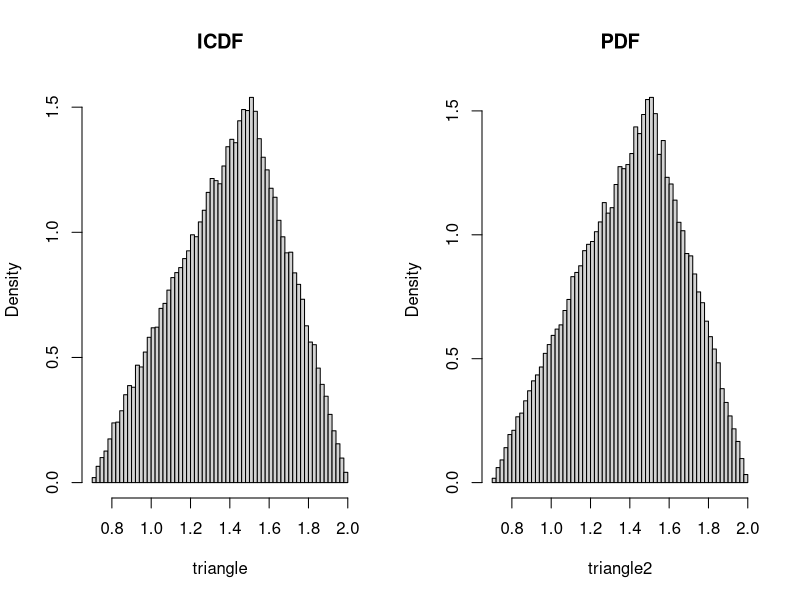
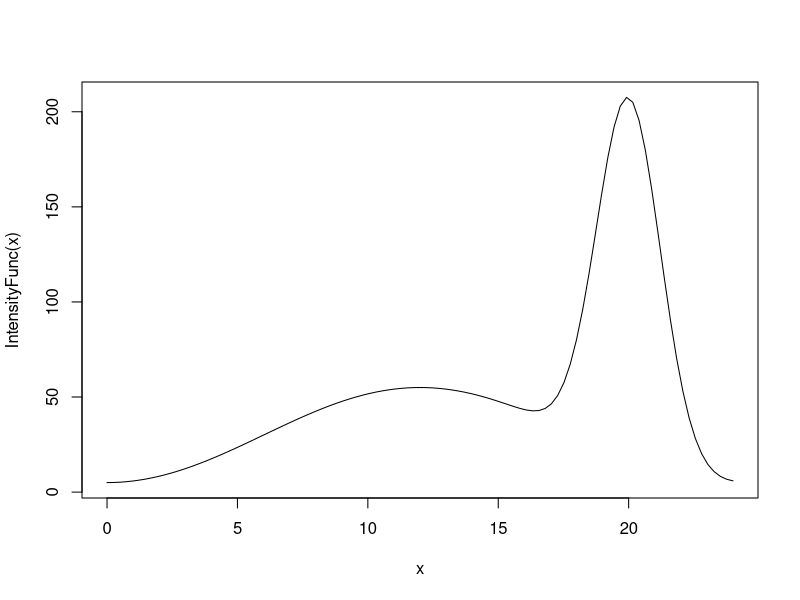
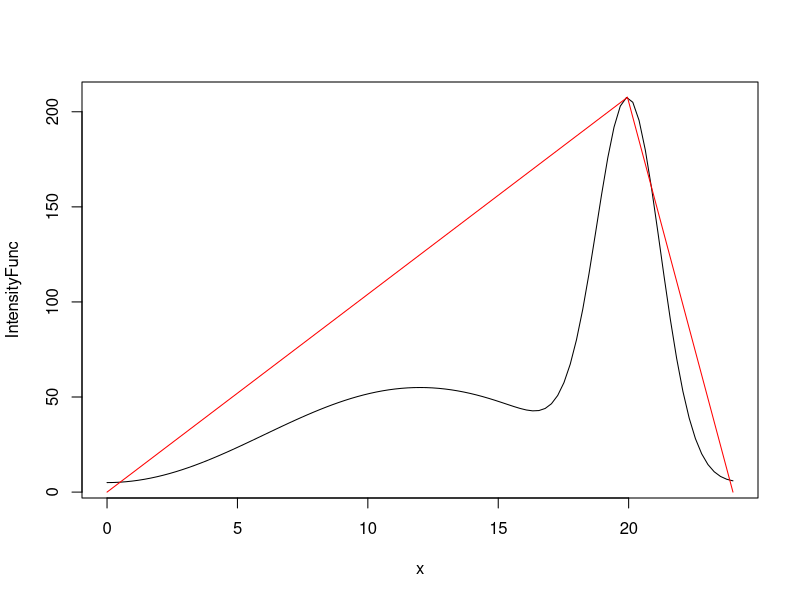
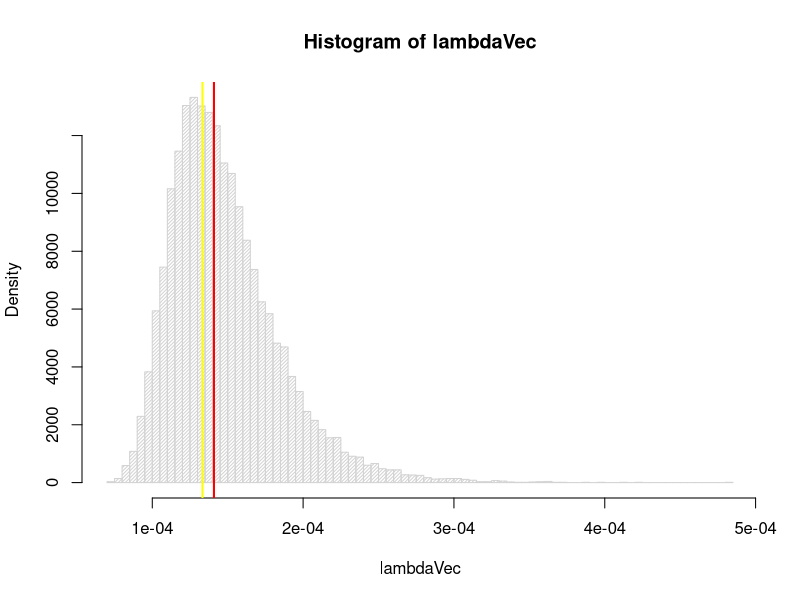
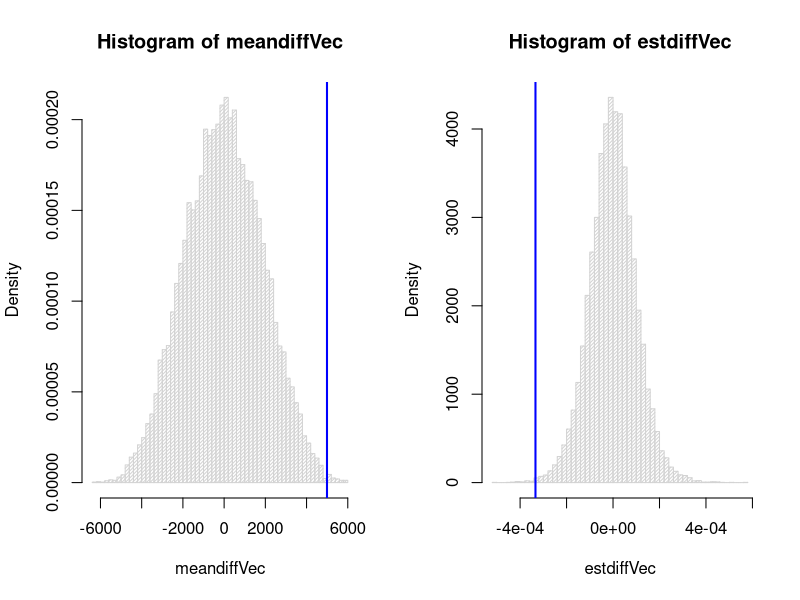
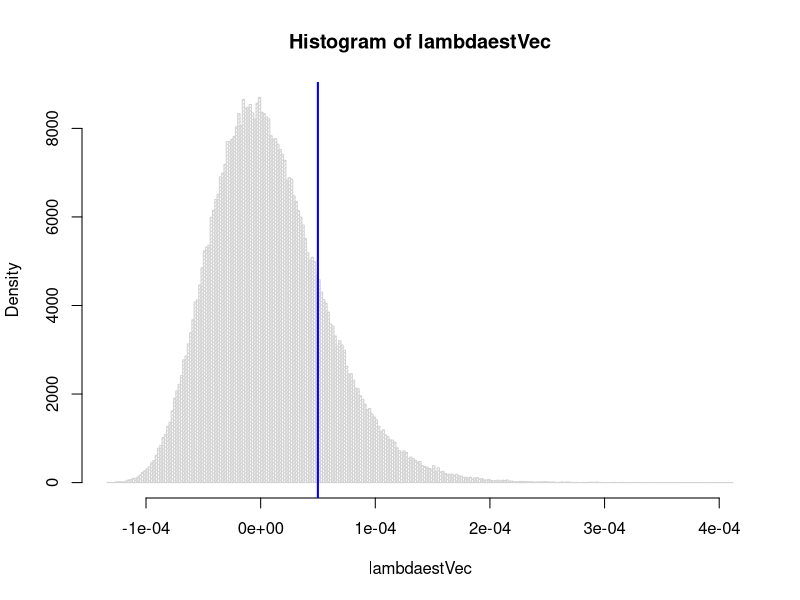
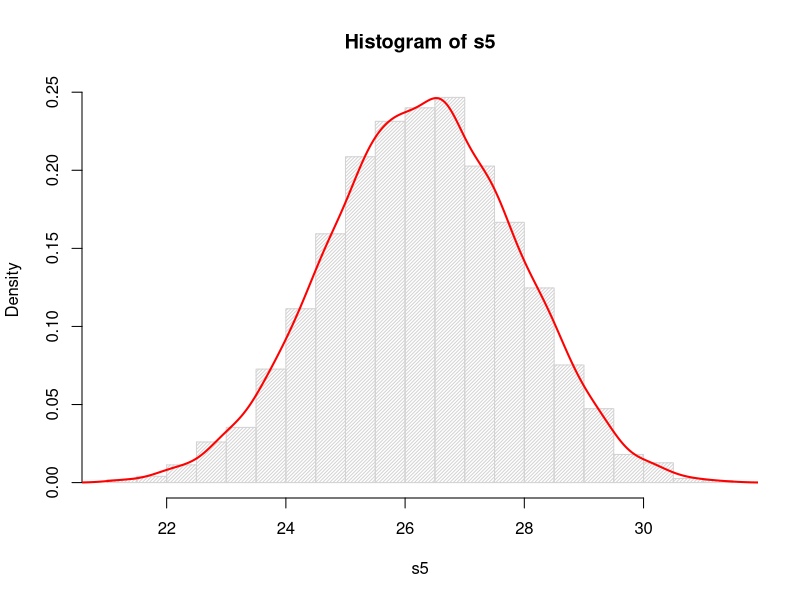
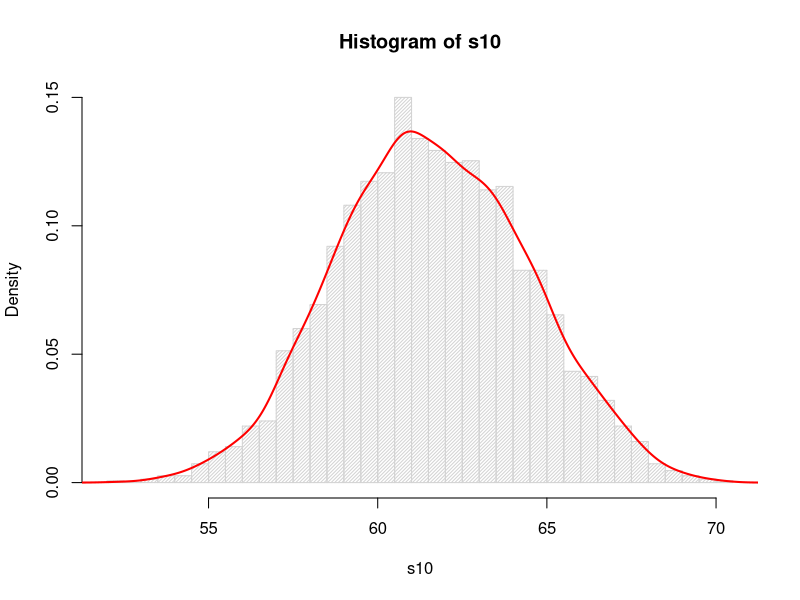

Generate these figures, in order, with R:
rm(list=ls()) # clear all variables
par(mfrow=c(1,1)) # display figures on a 3x2 grid. you can adjust this as appropriate later
cat("\014") # clear console window


###################################################################
##################### Problem 1b ###################################
###################################################################
cat("Problem 1b \n")


Trinagular = function(Nsim,a,b,c){
  Result = numeric(Nsim)
  X = runif(Nsim,0,1)
  for (i in 1:Nsim){
    if (X[i] <= ((c-a)/(b-a))){
      Result[i] = a + sqrt((b-a)*(c-a)*X[i])
    }
    else{
      Result[i] = b - sqrt((b-a)*(b-c)*(1-X[i]))
    }
  }
  return(Result)
}

Nsim = 100000
a = 0.7
b = 2
c = 1.5

triangle = Trinagular(Nsim,a,b,c)
par(mfrow=c(1,2))
hist(triangle, prob = TRUE, breaks=80, main="ICDF")



rtriang <- function(Nsim, a, b, c){ 
  if(!(a<=c & c<=b))
    stop("Error, check a, b and c.") 
  k <- 0 # counter for accepted
  x <- numeric(Nsim) # vector for accepted
  while(k<Nsim){
    u <- runif(1)
    y <- runif(1,min=a,max=b) # proposal distribution
    if(y<c){  #different pdf before and after c
      if(u<((y-a)/(c-a))){ # Then we accept
        k <- k+1
        x[k] <- y
      }
    }
    else{ 
      if(u<((b-y)/(b-c))){ # Then we accept
        k <- k+1
        x[k] <- y
      }
    }
  }
  return(x)
}

triangle2 = rtriang(Nsim,a,b,c)
hist(triangle2, prob = TRUE, breaks=80, main="PDF")
par(mfrow=c(1,1))




cat("\n")

###################################################################
##################### Problem 2b ###################################
###################################################################
cat("Problem 2b \n")

library(mvtnorm)

# Specify expectation and covariance matrix
mu <- c(75,46,18)  # Expectation
Nsim <- 100000

#i)
sigma1 <- matrix(c(625,-187.5,0,-187.5,100,0,0,0,25),nrow=3) # Covariance matrix 
sigma1 
Xdata1 <- rmvnorm(Nsim, mean = mu, sigma = sigma1) 
# P(X1>80, X2>50 and X3>20)
P1 = mean(Xdata1[,1]>80 & Xdata1[,2]>50 & Xdata1[,3]>20)

#ii)
sigma2 <- matrix(c(625,187.5,0,187.5,100,0,0,0,25),nrow=3) # Covariance matrix
sigma2  
Xdata2 <- rmvnorm(Nsim, mean = mu, sigma = sigma2) 
# P(X1>80, X2>50 and X3>20)
P2 = mean(Xdata2[,1]>80 & Xdata2[,2]>50 & Xdata2[,3]>20)

#iii)
sigma3 <- matrix(c(625,-187.5,50,-187.5,100,-25,50,-25,25),nrow=3) # Covariance matrix
sigma3  
Xdata3 <- rmvnorm(Nsim, mean = mu, sigma = sigma3) 
# P(X1>80, X2>50 and X3>20)
P3 = mean(Xdata3[,1]>80 & Xdata3[,2]>50 & Xdata3[,3]>20)
rbind(P1,P2,P3)

##############################################################


# Probability of X1+X2+X3>150 for scenarion i
P21 = mean(Xdata1[,1]+Xdata1[,2]+Xdata1[,3]>150)

# Probability of X1+X2+X3>150 for scenarion ii
P22 = mean(Xdata2[,1]+Xdata2[,2]+Xdata2[,3]>150)

# Probability of X1+X2+X3>150 for scenarion iii
P23 = mean(Xdata3[,1]+Xdata3[,2]+Xdata3[,3]>150)

rbind(P21,P22,P23)


cat("The probability that all 3 values(X1,X2,X3) in total will be bigger than 150 is higher than ","\n")
cat("if we take the values seperately. This means that there is a higher chance to get a Top tier ","\n")
cat("if we dont require 1 value to be very high and let the other be very low, but if we concider ","\n")
cat("the sum of the values as a requirement for a Top tier. ","\n")

cat("\n")

###################################################################
##################### Problem 3b ###################################
###################################################################
cat("Problem 3b \n")


# The intensity function 
IntensityFunc <- function(t)
  5+50*sin(pi*t/24)^2+190*exp(-(t-20)^2/3) 

# Plot the intensity function
curve(IntensityFunc,0,24)

# Approximate the integral 0 to 24 of IntensityFunc
# First estimate:
x = runif(10000,0,24)
intMC1 = 24*mean(IntensityFunc(x))
intMC1                   

# Estimate of sd
sdg = sd(IntensityFunc(x))

#Required number of simulations
nsim = 1.96^2*24^2*sdg^2/10^2
cat("Required number of simulations: ",nsim,"\n")

# Final estimate
Final = 24*mean(IntensityFunc(runif(ceiling(nsim),0,24)))
cat("Final estimate: ",Final,"\n")


cat("\n")
###################################################################
##################### Problem 3d ###################################
###################################################################
cat("Problem 3d \n")

# The intensity function 
IntensityFunc <- function(t)
  5+50*sin(pi*t/24)^2+190*exp(-(t-20)^2/3)

a = 0
b = 24
Nsim = 100000
maxXD = optimize(IntensityFunc, interval = c(a, b), maximum = TRUE) #Maximum values
c = maxXD[1]$maximum # Time of max density 
MaxDen = maxXD[2]$objective #Maximum density

plot(IntensityFunc, a, b)
f = function (x)(2*x)/(b*c) #Function for the first half of the triangle distribution
maxValues = optimize(f, interval = c(a, c), maximum = TRUE)
#plot the curves of the triangle distribution to verufy the correctness
scale = MaxDen/maxValues[2]$objective
curve(scale*((2*x)/(b*c)), col = "red", add = TRUE, xlim=c(a, c))
curve(scale*((2*(b-x))/(b*(b-c))), col = "red", add = TRUE, xlim=c(c,b))

## Importance Sampling implementation

dtriang <- function(x, a, b, c){ #function for triangle density
  if(!(a<=c & c<=b))
    stop("Error, check a, b and c.")
  fx <- numeric(length(x))
  fx[x<c] <- 2*(x[x<c]-a)/((b-a)*(c-a))
  fx[x>=c] <- 2*(b-x[x>=c])/((b-a)*(b-c))
  fx
}

Xtriang <- Trinagular(Nsim, a, b, c) #simulate vector of values from triangle distribution
ISexp <- mean(IntensityFunc(Xtriang)/dtriang(Xtriang, a, b, c))

Nsim <- 200
Result <- numeric(Nsim)
for(i in 1:Nsim){ 
  x <- Trinagular(5000, a=a, b=b, c=c)
  Result[i] <- mean(IntensityFunc(x)/dtriang(x, a, b, c)) # importance
}
# standard deviation with Imortance sampling
sdIS <- sd(Result)
cat("Standard deviation with Imortance sampling:",sdIS,"\n")

#calculating SD with ordinary Monte Carlo integration.
X <- runif(Nsim, a, b)
MCexp <- (b-a)*mean(IntensityFunc(X))
# standard deviation of CMC
sdCMC <- sd(IntensityFunc(X))
cat("Standard deviation with ordinary Monte Carlo integration:",sdCMC,"\n")

# Compare SD of ordinary MC with SD of Importance sampling
Matrix <- matrix(c("type","Ordinary MC","Importance","EXP",MCexp,ISexp,"SD",sdCMC,sdIS),nrow=3,byrow = TRUE)
Matrix


cat("We can see that the SD with Importance Sampling is much lower than with","\n")
cat("Ordinary MC aproach. That means that","\n")
cat("the data wtih IS is closely clustered around the mean,","\n")
cat("which means that the estimation with Is is more precise.","\n")

cat("\n")

###################################################################
##################### Problem 4b ###################################
###################################################################
cat("Problem 4b \n")

# Data from condition 1
ntimesC1=c(12585,726,939,8101,7107,573,21246,306,6360,3684,
           4350,26970,918,18630,4659,300,13464,1494,7743,2070,13008,921)
lambdafunc <- function(dataset){
  length(dataset)/sum(dataset) # 1/mean(dataset)
}

lambdafunc(ntimesC1)


# Bootstrap estimate for standard deviation and bias
B = 20000
lambdaVec = numeric(B)
for(i in 1:B){
  lambdaVec[i] = lambdafunc(sample(ntimesC1, size=length(ntimesC1), replace=TRUE))
}
hist( lambdaVec, prob=TRUE, nclass=sqrt(B)/2, density = 40)  
abline( v=lambdafunc(ntimesC1), col="red", lwd=2 )



# Bias of the estimate
bias = round(mean(lambdaVec) - lambdafunc(ntimesC1), 7)

# Bias adjusted estimate
estimate = round(lambdafunc(ntimesC1), 7)
bAdjEst = estimate - bias 
abline(v=bAdjEst, col="yellow", lwd=2)

# Standard deviation of the estimate
sd = round(sd(lambdaVec), 7)

# Basic
lowerB = round(2*lambdafunc(ntimesC1)-quantile(lambdaVec,0.975), 7)
upperB = round(2*lambdafunc(ntimesC1)-quantile(lambdaVec,0.025), 7)
# Percentile
P1 = round(quantile(lambdaVec,0.05), 7)
P2 = round(quantile(lambdaVec,0.95), 7)
estimator = c("LambdaEst")
rbind(estimator, estimate, bias, bAdjEst, sd, P1, P2)


# Using the boot function
library(boot)
thetaest1func <- function(data,i)   
  lambdafunc(data[i])
boot.obj <- boot(data=ntimesC1,statistic = thetaest1func,R=20000)
boot.ci(boot.obj,type=c("bca"))


cat("\n")


###################################################################
##################### Problem 4d ###################################
###################################################################
cat("Problem 4d \n")

lambdafunc <- function(dataset){
  length(dataset)/sum(dataset) # 1/mean(dataset)
}
# Data from condition 2
ntimesC1=c(12585,726,939,8101,7107,573,21246,306,6360,3684,
           4350,26970,918,18630,4659,300,13464,1494,7743,2070,13008,921)
# Data from condition 2
ntimesC2=c(2220,13329,231,2181,3366,387,565,846,3612,2907,
           1026,1617,5304,2070,144,882,1212,78,1590,270,48,2457)

lambdafunc(ntimesC2)


Len1 = length(ntimesC1)
Len2 = length(ntimesC2)

totalLen = (Len1+Len2)
CombinedData = c(ntimesC1, ntimesC2)
P = 20000

meandifference = mean(ntimesC1) - mean(ntimesC2)  # mean difference original data
meandiffVec = numeric(P)
estdifference = lambdafunc(ntimesC1) - lambdafunc(ntimesC2)  # difference between estimator original data
estdiffVec = numeric(P)

for(i in 1:P){
  X1 = sample(c(CombinedData), size=totalLen, replace=FALSE)  
  X2 = sample(c(CombinedData), size=totalLen, replace=FALSE) 
  meandiffVec[i] = mean(X1[1:Len1]) - mean(X1[(Len1+1):totalLen]) # Compute mean diff for permuted sample
  estdiffVec[i] = lambdafunc(X2[1:Len1]) - lambdafunc(X2[(Len1+1):totalLen]) # Compute estimator diff for permuted sample
}

par(mfrow=c(1,2))
hist( meandiffVec, prob=TRUE, nclass=sqrt(P)/2, density = 40 )  
abline( v=meandifference, col="blue", lwd=2 )
hist( estdiffVec, prob=TRUE, nclass=sqrt(P)/2, density = 40)  
abline( v=estdifference, col="blue", lwd=2 )


Res1 = mean(abs(meandiffVec)>abs(meandifference)) 
Res2 = mean(abs(estdiffVec)>abs(estdifference)) 
type = c("Mean", "Estimator")
probs = round(c(Res1, Res2), 6)

rbind(type, probs)


cat("Conclusion of the test: ","\n")
cat("So having that the p-value is smaller in each test than a=0.05 ","\n")
cat("we can reject H0 and state that mean of X is not equal to mean of Y and est of X ","\n")
cat("is not equal to est of Y. ","\n")
par(mfrow=c(1,1))
###################################################################
##################### Problem 4f ###################################
###################################################################
cat("Problem 4f \n")


# Data from condition 3 
ntimesC3=c(18722,54,141,471,867,552,1110,6066,108,1146,13734,3855,
           6183,54,153,111,327,195,270,888,13563,7035,12562,5391,
           660,474,1275,126,93,252,330,48,9798,132,93,4245,1599,39,1527,60)

lambdafunc <- function(dataset){
  length(dataset)/sum(dataset) 
}

lambdafunc(ntimesC3)

B = 200000
lambda = 0.0003
lambdaestVec = numeric(B)
diffLambda = lambdafunc(ntimesC3) - lambda
for(i in 1:B){
  newExp = rexp(n = length(ntimesC3), rate = lambda)
  lambdaestVec[i] = lambdafunc(newExp) - lambda
}
hist( lambdaestVec, prob=TRUE, nclass=sqrt(B)/2, density = 40)  
abline( v=diffLambda, col="blue", lwd=2 ) 

Pvalue = mean(lambdaestVec>diffLambda) # The p-value for one-sided test obtained by permutation
Pvalue
cat("p-value: ",Pvalue,"\n")

cat("Conclusion of the test: ","\n")
cat("The p-value appears to be much larger than a=0.05 so we can ","\n")
cat("not reject the H0 hypothesis. It also appears that the dataset","\n")
cat("is not large enough. ","\n")


cat("\n")


###################################################################
##################### Problem 5b ###################################
###################################################################
cat("Problem 5b \n")

#Function to calculate the total production G(s) at any time s for any  
# valid value of t0, ts, tp, beta, gamma.
TotalProduction <- function(s, t0, ts, tp, beta, gamma) {
  if (s >= 0 && s <= t0  )
    return(0)
  if (s > t0 && s <= t0 + ts)
    return((beta/(2*ts)) * ((s - t0)^2))
  if (s > t0 + ts && s <= t0 + ts + tp)
    return((beta/2)*ts + beta*(s - (ts + t0)))
  if (s > t0 + ts + tp)
    return((beta/2)*ts + beta*tp + (beta/gamma)*(1 - exp(-gamma*(s-(t0+ts+tp)))))
}
scenario1 = TotalProduction(5, 1, 1.5, 6, 8, 0.15)
scenario2 = TotalProduction(10, 1, 1.5, 6, 8, 0.15)
scenario3 = TotalProduction(15, 1, 1.5, 6, 8, 0.15)
scenario4 = TotalProduction(5, 0.75, 1, 4, 8.5, 0.25)
scenario5 = TotalProduction(10, 0.75, 1, 4, 8.5, 0.25)
scenario6 = TotalProduction(15, 0.75, 1, 4, 8.5, 0.25)

rbind(scenario1,scenario2,scenario3,scenario4,scenario5,scenario6)

cat("Total production up to time s for the given scenarious:","\n")
cat("scenario 1: ",scenario1,"\n")
cat("scenario 2: ",scenario2,"\n")
cat("scenario 3: ",scenario3,"\n")
cat("scenario 4: ",scenario4,"\n")
cat("scenario 5: ",scenario5,"\n")
cat("scenario 6: ",scenario6,"\n")


cat("\n")


###################################################################
##################### Problem 5d ###################################
###################################################################
cat("Problem 5d \n")

Nsim = 3000



simulateTotalProduction <- function(s, Nsim) {
  Vec = numeric(Nsim)
  t0 = Trinagular(Nsim = Nsim, a = 0.85, b = 1.5, c = 1.1)
  ts = Trinagular(Nsim = Nsim, a = 0.7, b = 1.7, c = 1)
  tp = Trinagular(Nsim = Nsim, a = 4, b = 7, c = 5)
  beta = Trinagular(Nsim= Nsim, a = 7.5, b = 8.5, c = 8)
  gamma = Trinagular(Nsim= Nsim, a = 0.15, b = 0.3, c = 0.25)
  for (x in 1:Nsim) {
    Vec[x] = TotalProduction(s, t0[x], ts[x], tp[x], beta[x], gamma[x])
  }
  return(Vec)
}

cat("Distribution of the 5,10,15 years total production,","\n")
cat("with relevant plots and summary statistics:","\n")

s5 = simulateTotalProduction(5,Nsim)
hist(s5, prob=TRUE, nclass=sqrt(Nsim)/2, density=40 )  
lines(density(s5), col='red', lwd=2 )
summary(s5)

s10 = simulateTotalProduction(10,Nsim)
hist(s10, prob=TRUE, nclass=sqrt(Nsim)/2, density=40 )  
lines(density(s10), col='red', lwd=2 )
summary(s10)

s15 = simulateTotalProduction(15,Nsim)
hist(s15, prob=TRUE, nclass=sqrt(Nsim)/2, density=40 )  
lines(density(s15), col='red', lwd=2 )
summary(s15)

cat("\n")



#Minimum required number of simulations
err = 0.02
MinNumOfSim = round(1/(err^2), 0) + 100
cat("Minimum required number of simulations:",MinNumOfSim,"\n")
cat("\n")

# probability that the 15 years total production exceeds 80 with the required precision.
sim15Years = simulateTotalProduction(s = 15, Nsim = MinNumOfSim)
Prob = length(sim15Years[sim15Years > 80])/MinNumOfSim 
cat("Probability that the 15 years total production exceeds 80 with the required precision:",Prob,"\n")
cat("\n")


###################################################################
##################### Problem 5f ###################################
###################################################################
cat("Problem 5f \n")

Treshold <- function(t0, ts, tp, beta, gamma){
  t0 + ts + tp - ((1/gamma)*log(1/beta))
}

ThresholdAndVolume <- function(Nsim=10000) {
  t0 = Trinagular(Nsim = Nsim, a = 0.85, b = 1.5, c = 1.1)
  ts = Trinagular(Nsim = Nsim, a = 0.7, b = 1.7, c = 1)
  tp = Trinagular(Nsim = Nsim, a = 4, b = 7, c = 5)
  beta = Trinagular(Nsim= Nsim, a = 7.5, b = 8.5, c = 8)
  gamma = Trinagular(Nsim= Nsim, a = 0.15, b = 0.3, c = 0.25)
  thresholdsVec = numeric(Nsim)
  volumesVec = numeric(Nsim)
  for (x in 1:Nsim) {
    thresholdsVec[x] <- Treshold(t0[x], ts[x], tp[x], beta[x], gamma[x])
    volumesVec[x] <- TotalProduction(thresholdsVec[x], t0[x], ts[x], tp[x], beta[x], gamma[x])
  }
  ThresholdsAndVolumesComb <- data.frame(thresholdsVec, volumesVec)
  return(ThresholdsAndVolumesComb) 
}

Nsim1 = 10000

thresholdsAndvolumes <- ThresholdAndVolume()

thresholds <- thresholdsAndvolumes[1][,1]
hist( thresholds, prob=TRUE, nclass=sqrt(Nsim1)/2, density=40 )
lines( density( thresholds ), col='red', lwd=2 )

volumes <- thresholdsAndvolumes[2][,1]
hist( volumes, prob=TRUE, nclass=sqrt(Nsim1)/2, density=40 )   
lines( density( volumes ), col='red', lwd=2 )

#Calculating the required number of simulations for treshold
NumSimForThreshold <- round((4*var(thresholds))/((1/12)^2), 0) + 100
NumSimForThreshold
cat("Required number of simulations for Treshold: ",NumSimForThreshold,"\n")
thresholdsAndvolumes2 <- ThresholdAndVolume(NumSimForThreshold)
thresholds2 <- thresholdsAndvolumes2[1][,1]
hist( thresholds2, prob=TRUE, nclass=sqrt(NumSimForThreshold)/2, density=40 )   
lines( density( thresholds2 ), col='red', lwd=2 )
summary(thresholds2)
quantile(thresholds2, 0.1)
quantile(thresholds2, 0.9)

#Calculating the required number of simulations for volumes
NumSimForVolume <- round((4*var(volumes))/((0.25)^2), 0) + 100
NumSimForVolume
cat("Required number of simulations for Volume: ",NumSimForVolume,"\n")
thresholdsAndvolumes3 <- ThresholdAndVolume(NumSimForVolume)
volumes2 <- thresholdsAndvolumes3[2][,1]
hist( volumes2, prob=TRUE, nclass=sqrt(NumSimForVolume)/2, density=40 )   
lines( density( volumes2 ), col='red', lwd=2 )
summary(volumes2)
quantile(volumes2, 0.1)
quantile(volumes2, 0.9)

cat("A brief practical interpretation of what the quantiles tells us: ","\n")
cat("The 10% quantile and the 90% quantile tells us that the values of threshold and volume","\n")
cat("fall mostly in the range (14.9, 18.7) and (69.2, 87.6) respetively.","\n")


cat("\n")

